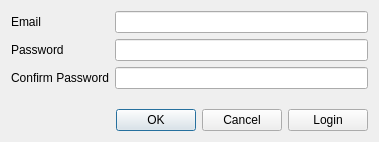
<?xml version="1.0" encoding="UTF-8"?>
<ui version="4.0">
 <class>RegistrationForm</class>
 <widget class="QWidget" name="RegistrationForm">
  <property name="geometry">
   <rect>
    <x>0</x>
    <y>0</y>
    <width>379</width>
    <height>142</height>
   </rect>
  </property>
  <property name="windowTitle">
   <string>Form</string>
  </property>
  <layout class="QVBoxLayout" name="verticalLayout">
   <item>
    <layout class="QFormLayout" name="formLayout">
     <item row="0" column="1">
      <widget class="QLineEdit" name="LoginLineEdit"/>
     </item>
     <item row="1" column="0">
      <widget class="QLabel" name="label_2">
       <property name="text">
        <string>Password</string>
       </property>
      </widget>
     </item>
     <item row="1" column="1">
      <widget class="QLineEdit" name="PasswordlineEdit">
       <property name="echoMode">
        <enum>QLineEdit::Password</enum>
       </property>
      </widget>
     </item>
     <item row="2" column="0">
      <widget class="QLabel" name="label_3">
       <property name="text">
        <string>Confirm Password</string>
       </property>
      </widget>
     </item>
     <item row="2" column="1">
      <widget class="QLineEdit" name="ConfirmPasswordlineEdit">
       <property name="echoMode">
        <enum>QLineEdit::Password</enum>
       </property>
      </widget>
     </item>
     <item row="0" column="0">
      <widget class="QLabel" name="label">
       <property name="text">
        <string>Email</string>
       </property>
      </widget>
     </item>
    </layout>
   </item>
   <item>
    <spacer name="verticalSpacer">
     <property name="orientation">
      <enum>Qt::Vertical</enum>
     </property>
     <property name="sizeHint" stdset="0">
      <size>
       <width>20</width>
       <height>0</height>
      </size>
     </property>
    </spacer>
   </item>
   <item>
    <layout class="QHBoxLayout" name="horizontalLayout">
     <item>
      <widget class="QDialogButtonBox" name="buttonBox">
       <property name="standardButtons">
        <set>QDialogButtonBox::Cancel|QDialogButtonBox::Ok</set>
       </property>
      </widget>
     </item>
     <item>
      <widget class="QPushButton" name="LoginButton">
       <property name="text">
        <string>Login</string>
       </property>
      </widget>
     </item>
    </layout>
   </item>
  </layout>
 </widget>
 <tabstops>
  <tabstop>LoginButton</tabstop>
  <tabstop>LoginLineEdit</tabstop>
  <tabstop>PasswordlineEdit</tabstop>
  <tabstop>ConfirmPasswordlineEdit</tabstop>
 </tabstops>
 <resources/>
 <connections/>
</ui>
